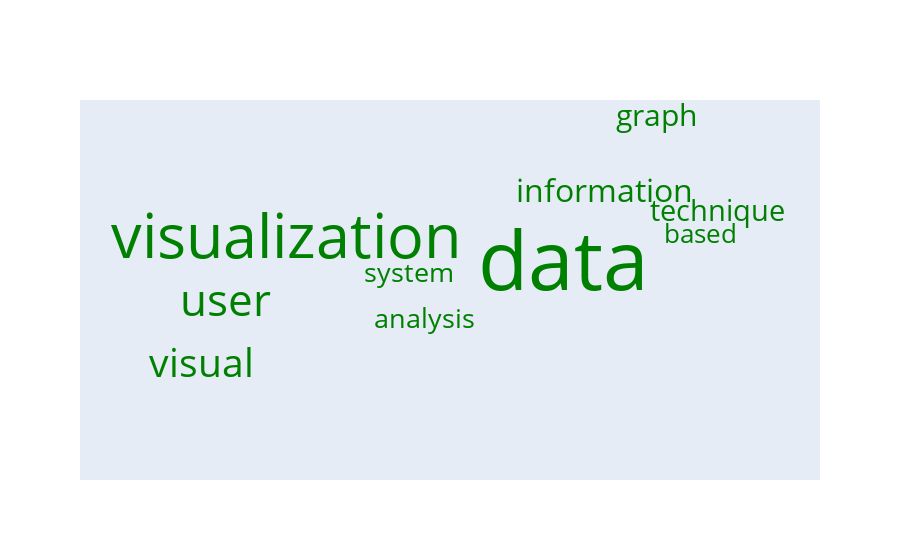

The code cell stored with this chart in its notebook:
### Code cell
import plotly
import plotly.graph_objs as go
from plotly.offline import plot
import random
data = go.Scatter(x=[random.random() for i in range(30)],
                 y=[random.random() for i in range(30)],
                 mode='text',
                 text=lda.get_top_n_word_probs_for_topic_i(2, 10).Words,
                 marker={'opacity': 0.3},
                 textfont={'size': lda.get_top_n_word_probs_for_topic_i(2, 10).Probabilities * 4000, 
                           'color': lda.get_colors()[2]})
layout = go.Layout({'xaxis': {'showgrid': False, 'showticklabels': False, 'zeroline': False},
                    'yaxis': {'showgrid': False, 'showticklabels': False, 'zeroline': False}})
fig = go.Figure(data=[data], layout=layout)

fig

### Figure 1 — Plotly figure (JSON) as saved in the notebook; plotly's stock layout.template omitted (floating-point values rounded to 4 significant figures)
{"data": [{"marker": {"opacity": 0.3}, "mode": "text", "text": ["based", "analysis", "system", "technique", "graph", "information", "visual", "user", "visualization", "data"], "textfont": {"color": "green", "size": [25.69, 26.75, 27.19, 29.05, 29.7, 32.26, 38.68, 44.43, 61.36, 81.62]}, "type": "scatter", "x": [0.8181, 0.4411, 0.4199, 0.8411, 0.7579, 0.6876, 0.1376, 0.1699, 0.2529, 0.6311, 0.6505, 0.8912, 0.6581, 0.676, 0.7977, 0.2276, 0.8195, 0.3654, 0.9305, 0.04447, 0.02203, 0.4911, 0.8667, 0.8721, 0.3104, 0.609, 0.8471, 0.09086, 0.6161, 0.4208], "y": [0.6566, 0.4245, 0.5523, 0.7176, 0.9754, 0.7726, 0.3007, 0.4709, 0.6381, 0.5654, 0.3136, 0.7756, 0.3034, 0.5413, 0.2197, 0.4705, 0.2084, 0.7577, 0.06397, 0.1109, 0.3279, 0.7953, 0.7166, 0.3715, 0.6074, 0.1973, 0.04636, 0.3433, 0.9683, 0.4412]}], "layout": {"xaxis": {"showgrid": false, "showticklabels": false, "zeroline": false}, "yaxis": {"showgrid": false, "showticklabels": false, "zeroline": false}}}
